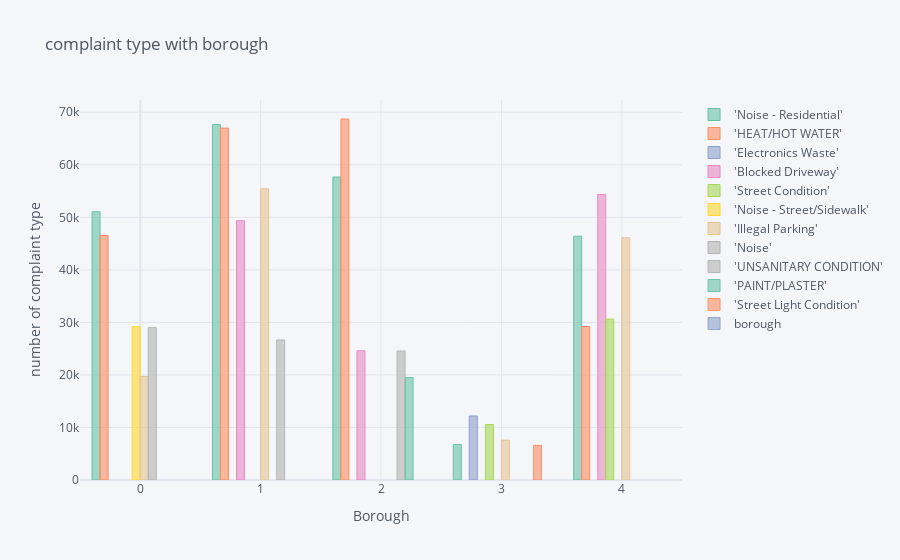

Notebook code cell kept with this figure:
### Code cell
print("2017 summary")
data_2017 = pd.read_csv('2017_result.csv')
data_2017 = data_2017[['borough', '1', '2', '3', '4', '5']]
new_df = final_df(data_2017)
new_df.iplot(kind='bar', xTitle='Borough',    yTitle='number of complaint type',    title='complaint type with borough', colorscale='set2')

### Figure 1 — Plotly figure (JSON) as saved in the notebook; plotly's stock layout.template omitted (floating-point values rounded to 4 significant figures)
{"data": [{"marker": {"color": "rgba(102, 194, 165, 0.6)", "line": {"color": "rgba(102, 194, 165, 1.0)", "width": 1}}, "name": "'Noise - Residential'", "orientation": "v", "text": "", "type": "bar", "x": [0, 1, 2, 3, 4], "y": [" 51049", " 67653", " 57680", " 6745", " 46406"]}, {"marker": {"color": "rgba(252, 141, 98, 0.6)", "line": {"color": "rgba(252, 141, 98, 1.0)", "width": 1}}, "name": "'HEAT/HOT WATER'", "orientation": "v", "text": "", "type": "bar", "x": [0, 1, 2, 3, 4], "y": [" 46529", " 66984", " 68718", "", " 29217"]}, {"marker": {"color": "rgba(141, 160, 203, 0.6)", "line": {"color": "rgba(141, 160, 203, 1.0)", "width": 1}}, "name": "'Electronics Waste'", "orientation": "v", "text": "", "type": "bar", "x": [0, 1, 2, 3, 4], "y": ["", "", "", " 12191", ""]}, {"marker": {"color": "rgba(231, 138, 195, 0.6)", "line": {"color": "rgba(231, 138, 195, 1.0)", "width": 1}}, "name": "'Blocked Driveway'", "orientation": "v", "text": "", "type": "bar", "x": [0, 1, 2, 3, 4], "y": ["", " 49348", " 24597", "", " 54333"]}, {"marker": {"color": "rgba(166, 216, 84, 0.6)", "line": {"color": "rgba(166, 216, 84, 1.0)", "width": 1}}, "name": "'Street Condition'", "orientation": "v", "text": "", "type": "bar", "x": [0, 1, 2, 3, 4], "y": ["", "", "", " 10565", " 30632"]}, {"marker": {"color": "rgba(255, 217, 47, 0.6)", "line": {"color": "rgba(255, 217, 47, 1.0)", "width": 1}}, "name": "'Noise - Street/Sidewalk'", "orientation": "v", "text": "", "type": "bar", "x": [0, 1, 2, 3, 4], "y": [" 29164", "", "", "", ""]}, {"marker": {"color": "rgba(229, 196, 148, 0.6)", "line": {"color": "rgba(229, 196, 148, 1.0)", "width": 1}}, "name": "'Illegal Parking'", "orientation": "v", "text": "", "type": "bar", "x": [0, 1, 2, 3, 4], "y": [" 19702", " 55427", "", " 7583", " 46100"]}, {"marker": {"color": "rgba(179, 179, 179, 0.6)", "line": {"color": "rgba(179, 179, 179, 1.0)", "width": 1}}, "name": "'Noise'", "orientation": "v", "text": "", "type": "bar", "x": [0, 1, 2, 3, 4], "y": [" 29002", "", "", "", ""]}, {"marker": {"color": "rgba(179, 179, 179, 0.6)", "line": {"color": "rgba(179, 179, 179, 0.8999999999999999)", "width": 1}}, "name": "'UNSANITARY CONDITION'", "orientation": "v", "text": "", "type": "bar", "x": [0, 1, 2, 3, 4], "y": ["", " 26659", " 24561", "", ""]}, {"marker": {"color": "rgba(102, 194, 165, 0.6)", "line": {"color": "rgba(102, 194, 165, 0.8999999999999999)", "width": 1}}, "name": "'PAINT/PLASTER'", "orientation": "v", "text": "", "type": "bar", "x": [0, 1, 2, 3, 4], "y": ["", "", " 19496", "", ""]}, {"marker": {"color": "rgba(252, 141, 98, 0.6)", "line": {"color": "rgba(252, 141, 98, 0.8999999999999999)", "width": 1}}, "name": "'Street Light Condition'", "orientation": "v", "text": "", "type": "bar", "x": [0, 1, 2, 3, 4], "y": ["", "", "", " 6604", ""]}, {"marker": {"color": "rgba(141, 160, 203, 0.6)", "line": {"color": "rgba(141, 160, 203, 0.8999999999999999)", "width": 1}}, "name": "borough", "orientation": "v", "text": "", "type": "bar", "x": [0, 1, 2, 3, 4], "y": ["MANHATTAN", "BROOKLYN", "BRONX", "STATEN ISLAND", "QUEENS"]}], "layout": {"legend": {"bgcolor": "#F5F6F9", "font": {"color": "#4D5663"}}, "paper_bgcolor": "#F5F6F9", "plot_bgcolor": "#F5F6F9", "title": {"font": {"color": "#4D5663"}, "text": "complaint type with borough"}, "xaxis": {"gridcolor": "#E1E5ED", "showgrid": true, "tickfont": {"color": "#4D5663"}, "title": {"font": {"color": "#4D5663"}, "text": "Borough"}, "zerolinecolor": "#E1E5ED"}, "yaxis": {"gridcolor": "#E1E5ED", "showgrid": true, "tickfont": {"color": "#4D5663"}, "title": {"font": {"color": "#4D5663"}, "text": "number of complaint type"}, "zerolinecolor": "#E1E5ED"}}}
